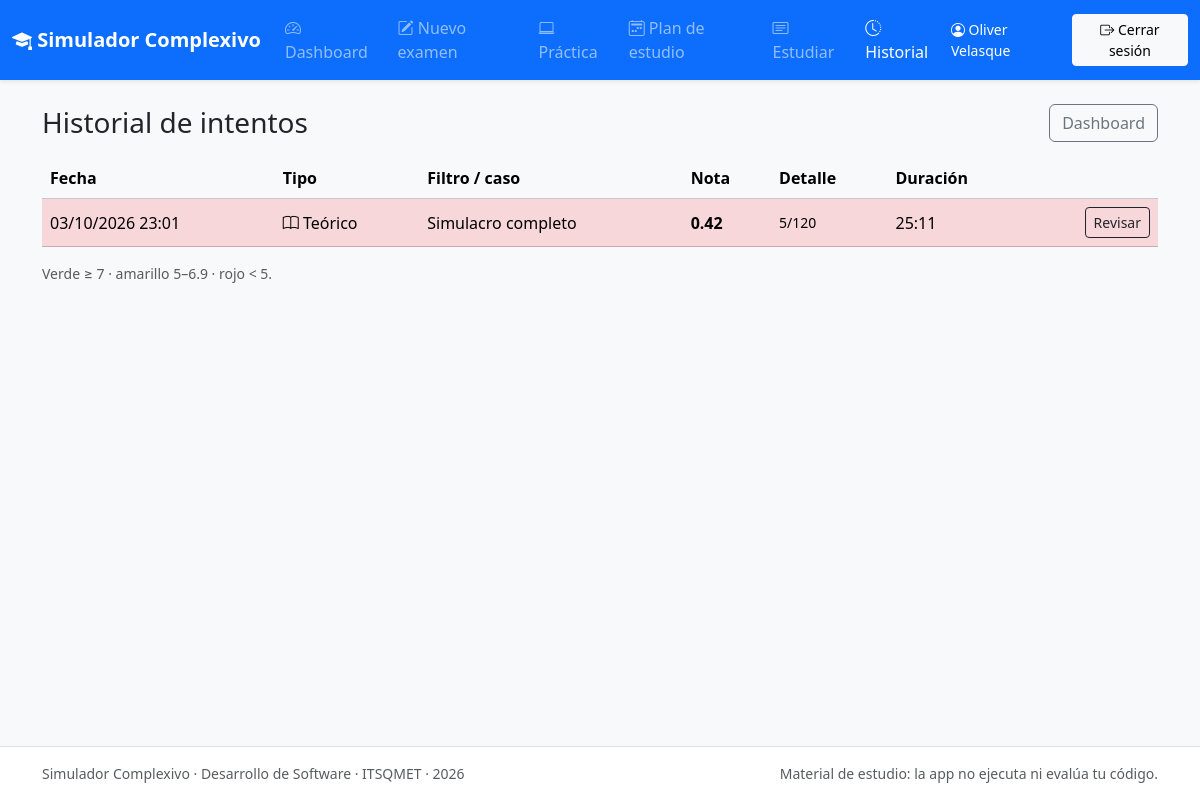
/dashboard/historial (signed in), run on the app's committed database.
### models.py (models this page shows, shortened)
class Usuario(UserMixin, db.Model):
    __tablename__ = "usuarios"
    id = db.Column(db.Integer, primary_key=True)
    nombre_completo = db.Column(db.String(120), nullable=False)
    email = db.Column(db.String(120), unique=True, index=True, nullable=False)
    password_hash = db.Column(db.String(255), nullable=False)
    fecha_registro = db.Column(db.DateTime, default=ahora, nullable=False)
    intentos = db.relationship("Intento", back_populates="usuario", cascade="all, delete-orphan")
    intentos_practicos = db.relationship(
        "IntentoPractico", back_populates="usuario", cascade="all, delete-orphan"
    )
    repasos_defensa = db.relationship(
        "RepasoDefensa", back_populates="usuario", cascade="all, delete-orphan"
    )
    repasos_tarjeta = db.relationship(
        "RepasoTarjeta", back_populates="usuario", cascade="all, delete-orphan"
    )
    planes = db.relationship("PlanEstudio", back_populates="usuario", cascade="all, delete-orphan")
    veredictos = db.relationship(
        "VeredictoDiario", back_populates="usuario", cascade="all, delete-orphan"
    )

class Intento(db.Model):
    __tablename__ = "intentos"
    id = db.Column(db.Integer, primary_key=True)
    usuario_id = db.Column(
        db.Integer, db.ForeignKey("usuarios.id", ondelete="CASCADE"), nullable=False, index=True
    )
    fecha_inicio = db.Column(db.DateTime, default=ahora, nullable=False)
    fecha_fin = db.Column(db.DateTime)
    modo = db.Column(db.String(10), nullable=False)
    filtro = db.Column(db.String(100))
    total_preguntas = db.Column(db.Integer, nullable=False)
    aciertos = db.Column(db.Integer, default=0, nullable=False)
    nota = db.Column(db.Float)
    duracion_segundos = db.Column(db.Integer)
    completado = db.Column(db.Boolean, default=False, nullable=False, index=True)
    tiempo_limite_segundos = db.Column(db.Integer, nullable=False)
    orden_preguntas = db.Column(db.JSON, nullable=False)       # [pregunta_id, ...] en el orden mostrado
    mapeo_opciones = db.Column(db.JSON, nullable=False)        # {"<pregunta_id>": [2,0,3,1]} pos. mostrada -> índice original
    sesion_id = db.Column(
        db.Integer, db.ForeignKey("sesiones_estudio.id", ondelete="SET NULL"), nullable=True
    )
    usuario = db.relationship("Usuario", back_populates="intentos")
    respuestas = db.relationship("Respuesta", back_populates="intento", cascade="all, delete-orphan")
    sesion = db.relationship("SesionEstudio", foreign_keys=[sesion_id])

### blueprints/dashboard.py (the view)
@bp.route("/historial")
@login_required
def historial():
    teoricos = (Intento.query.filter_by(usuario_id=current_user.id, completado=True)
                .order_by(Intento.fecha_fin.desc()).all())
    practicos = (IntentoPractico.query.options(selectinload(IntentoPractico.caso))
                 .filter_by(usuario_id=current_user.id, completado=True)
                 .order_by(IntentoPractico.fecha_fin.desc()).all())
    resumen = estadisticas.resumen_teoria(current_user.id)
    temas_por_slug = {t.slug: t.nombre for t in resumen.temas.values()}
    filas = [{
        "fecha": i.fecha_fin, "tipo": "Teórico", "detalle": describir_intento(i, temas_por_slug),
        "nota": i.nota, "duracion": i.duracion_segundos, "extra": f"{i.aciertos}/{i.total_preguntas}",
        "url": url_for("dashboard.revision", intento_id=i.id),
    } for i in teoricos] + [{
        "fecha": p.fecha_fin, "tipo": "Práctico", "detalle": f"{p.caso.codigo} · {p.caso.titulo}",
        "nota": p.nota_autoevaluada, "duracion": p.duracion_segundos, "extra": "autoevaluada",
        "url": url_for("practica.resultado", intento_id=p.id),
    } for p in practicos]
    filas.sort(key=lambda f: f["fecha"], reverse=True)
    return render_template("dashboard/historial.html", filas=filas)

### app.py (called while the page is built)
def mmss(segundos):
    if segundos is None:
        return "—"
    segundos = max(0, int(segundos))
    horas, resto = divmod(segundos, 3600)
    minutos, seg = divmod(resto, 60)
    if horas:
        return f"{horas}:{minutos:02d}:{seg:02d}"
    return f"{minutos:02d}:{seg:02d}"

def fecha_hora(valor):
    return valor.strftime("%d/%m/%Y %H:%M") if valor else "—"

def _registrar_contexto(app):
    from blueprints.plan import ETIQUETAS_FASE, ETIQUETAS_TIPO
    @app.context_processor
    def contexto_global():
        return {
            "cfg": config,
            "etiquetas_fase": ETIQUETAS_FASE,
            "etiquetas_tipo": ETIQUETAS_TIPO,
            "anio_actual": date.today().year,
        }

### blueprints/examen.py (called while the page is built, shortened)
def describir_intento(intento, temas=None):
    if intento.modo == "completo":
        return "Simulacro completo"

### models.py (called while the page is built)
@login_manager.user_loader
def cargar_usuario(user_id):
    return db.session.get(Usuario, int(user_id))

### servicios/estadisticas.py (called while the page is built)
def historial_respuestas(usuario_id):
    filas = (
        db.session.query(
            Respuesta.pregunta_id,
            Respuesta.opcion_elegida,
            Respuesta.es_correcta,
            Respuesta.intento_id,
            Intento.fecha_fin,
        )
        .join(Intento, Respuesta.intento_id == Intento.id)
        .filter(Intento.usuario_id == usuario_id, Intento.completado.is_(True))
        .order_by(Intento.fecha_fin.desc(), Intento.id.desc())
        .all()
    )
    historial = defaultdict(list)
    for fila in filas:
        historial[fila.pregunta_id].append(fila)
    return historial

def _estado_desde_historial(filas):
    estado = EstadoPregunta()
    if not filas:
        return estado
    ultima = filas[0]
    if ultima.opcion_elegida is None:
        estado.ultima = "blanco"
    else:
        estado.ultima = "correcta" if ultima.es_correcta else "incorrecta"
    for fila in filas:
        if fila.opcion_elegida is None:
            continue
        estado.respondidas += 1
        if fila.es_correcta:
            estado.aciertos += 1
        else:
            estado.fallos += 1
    estado.respondida = estado.respondidas > 0
    estado.dominada_estable = len(filas) >= 2 and all(
        f.opcion_elegida is not None and f.es_correcta for f in filas[:2]
    )
    return estado

def peso_pregunta(pregunta):
    return config.FACTOR_NIVEL.get(pregunta.nivel, 1.0) * config.FACTOR_NUCLEO.get(pregunta.nucleo, 1.0)

    @property
    def dominada(self):
        return self.ultima == "correcta"

### templates/dashboard/historial.html (shortened to what this page needs)
{% extends "base.html" %}
{% block contenido %}
<div class="d-flex justify-content-between align-items-center mb-3">
  <h1 class="h3 mb-0">Historial de intentos</h1>
  <a class="btn btn-outline-secondary" href="{{ url_for('dashboard.index') }}">Dashboard</a>
</div>
{% if filas %}
<div class="table-responsive">
  <table class="table table-hover align-middle">
    <thead class="table-light">
      <tr><th>Fecha</th><th>Tipo</th><th>Filtro / caso</th><th>Nota</th><th>Detalle</th><th>Duración</th><th></th></tr>
    </thead>
    <tbody>
      {% for f in filas %}
      <tr class="{{ 'table-success' if f.nota >= 7 else ('table-warning' if f.nota >= 5 else 'table-danger') }}">
        <td class="text-nowrap">{{ f.fecha|fecha_hora }}</td>
        <td>{% if f.tipo == "Práctico" %}<i class="bi bi-laptop"></i>{% else %}<i class="bi bi-book"></i>{% endif %} {{ f.tipo }}</td>
        <td>{{ f.detalle }}</td>
        <td class="fw-semibold">{{ "%.2f"|format(f.nota) }}</td>
        <td class="small">{{ f.extra }}</td>
        <td>{{ f.duracion|mmss if f.duracion is not none else "—" }}</td>
        <td class="text-end"><a class="btn btn-sm btn-outline-dark" href="{{ f.url }}">Revisar</a></td>
      </tr>
      {% endfor %}
    </tbody>
  </table>
</div>
<p class="small text-muted">Verde ≥ 7 · amarillo 5–6.9 · rojo &lt; 5.</p>
{% else %}
<div class="alert alert-info">Aún no tienes intentos completados.</div>
{% endif %}
{% endblock %}

### templates/base.html (shortened to what this page needs)
<!doctype html>
<html lang="es" data-bs-theme="light">
<head>
  <link rel="stylesheet" href="https://cdn.jsdelivr.net/npm/bootstrap@5.3.3/dist/css/bootstrap.min.css">
  <link rel="stylesheet" href="https://cdn.jsdelivr.net/npm/bootstrap-icons@1.11.3/font/bootstrap-icons.min.css">
  <link rel="stylesheet" href="{{ url_for('static', filename='css/estilos.css') }}">
</head>
<body class="d-flex flex-column min-vh-100 bg-body-tertiary">
<nav class="navbar navbar-expand-lg navbar-dark bg-primary shadow-sm sticky-top">
  <div class="container-fluid">
    <a class="navbar-brand fw-semibold" href="{{ url_for('inicio') }}"><i class="bi bi-mortarboard-fill"></i> Simulador Complexivo</a>
    {% if current_user.is_authenticated %}
    <div class="collapse navbar-collapse" id="menu-principal">
      {% set ruta = request.endpoint or "" %}
      <ul class="navbar-nav me-auto">
        <li class="nav-item"><a class="nav-link {% if ruta.startswith('dashboard.index') %}active{% endif %}" href="{{ url_for('dashboard.index') }}"><i class="bi bi-speedometer2"></i> Dashboard</a></li>
        <li class="nav-item"><a class="nav-link {% if ruta.startswith('examen.') %}active{% endif %}" href="{{ url_for('examen.configurar') }}"><i class="bi bi-pencil-square"></i> Nuevo examen</a></li>
        <li class="nav-item"><a class="nav-link {% if ruta.startswith('practica.') %}active{% endif %}" href="{{ url_for('practica.index') }}"><i class="bi bi-laptop"></i> Práctica</a></li>
        <li class="nav-item"><a class="nav-link {% if ruta.startswith('plan.') %}active{% endif %}" href="{{ url_for('plan.index') }}"><i class="bi bi-calendar2-week"></i> Plan de estudio</a></li>
        <li class="nav-item"><a class="nav-link {% if ruta.startswith('estudio.') %}active{% endif %}" href="{{ url_for('estudio.index') }}"><i class="bi bi-card-text"></i> Estudiar</a></li>
        <li class="nav-item"><a class="nav-link {% if ruta == 'dashboard.historial' %}active{% endif %}" href="{{ url_for('dashboard.historial') }}"><i class="bi bi-clock-history"></i> Historial</a></li>
      </ul>
      <div class="d-flex align-items-center gap-2">
        <span class="navbar-text text-white small"><i class="bi bi-person-circle"></i> {{ current_user.nombre_completo }}</span>
        <form method="post" action="{{ url_for('auth.logout') }}" class="m-0">
          <button type="submit" class="btn btn-sm btn-light" id="btn-cerrar-sesion"><i class="bi bi-box-arrow-right"></i> Cerrar sesión</button>
        </form>
      </div>
    </div>
    {% else %}
    <div class="d-flex gap-2">
      <a class="btn btn-sm btn-outline-light" href="{{ url_for('auth.login') }}">Iniciar sesión</a>
      <a class="btn btn-sm btn-light" href="{{ url_for('auth.registro') }}">Registrarse</a>
    </div>
    {% endif %}
  </div>
</nav>
<main class="container-lg py-4 flex-grow-1">
  {% block contenido %}{% endblock %}
</main>
<footer class="border-top bg-body py-3 mt-auto">
  <div class="container-lg small text-muted d-flex flex-wrap justify-content-between gap-2">
    <span>Simulador Complexivo · Desarrollo de Software · ITSQMET · {{ anio_actual }}</span>
    <span>Material de estudio: la app no ejecuta ni evalúa tu código.</span>
  </div>
</footer>
</body>
</html>

### data on the page
Usuario: nombre_completo "Oliver Velasque"
Intento: fecha|fecha_hora "03/10/2026 23:01", tipo "Teórico", detalle "Simulacro completo", nota "0.42", extra "5/120", duracion|mmss "25:11"
